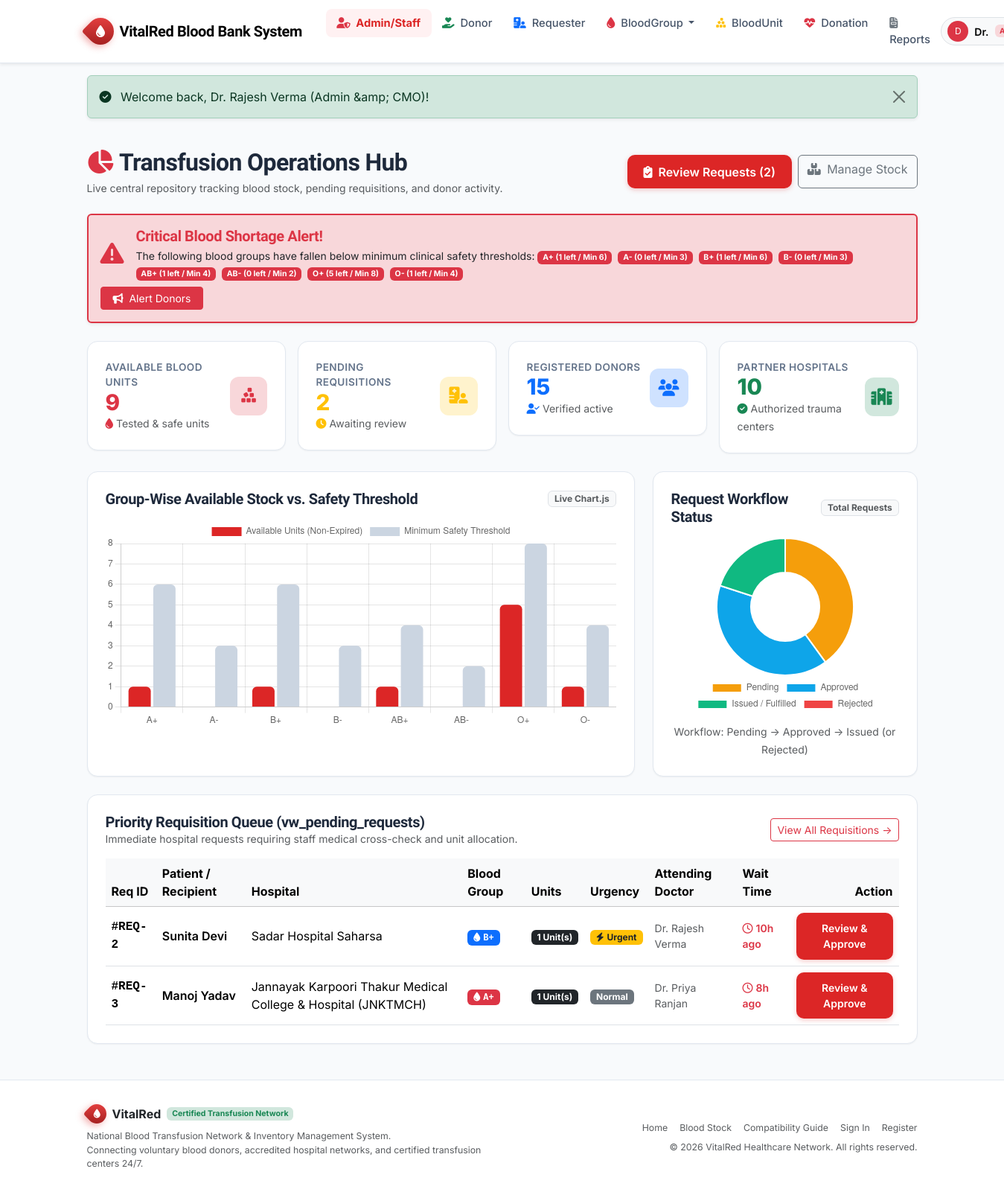
/admin/index.php (signed in), run on the app's committed database.
### tables this page shows
CREATE TABLE blood_groups (
    blood_group_id INT AUTO_INCREMENT PRIMARY KEY,
    group_name VARCHAR(5) NOT NULL UNIQUE,       
    rh_factor ENUM('Positive', 'Negative') NOT NULL,
    critical_threshold INT NOT NULL DEFAULT 5,   
    description VARCHAR(255) NULL
);

### admin/index.php (the view, shortened to what this page needs)
<?php
require_once __DIR__ . '/../includes/auth_helper.php';
$total_units = $pdo->query("SELECT COUNT(*) FROM blood_units WHERE status = 'available' AND expiry_date >= CURDATE()")->fetchColumn();
$pending_reqs = $pdo->query("SELECT COUNT(*) FROM blood_requests WHERE status = 'pending'")->fetchColumn();
$total_donors = $pdo->query("SELECT COUNT(*) FROM donors")->fetchColumn();
$total_hospitals = $pdo->query("SELECT COUNT(*) FROM hospitals WHERE is_active = 1")->fetchColumn();
$stock_data = $pdo->query("SELECT * FROM vw_group_wise_stock ORDER BY blood_group_id ASC")->fetchAll();
$critical_groups = array_filter($stock_data, fn($s) => $s['stock_status'] !== 'OPTIMAL');
$pending_list = $pdo->query("SELECT * FROM vw_pending_requests LIMIT 5")->fetchAll();
$req_stats = $pdo->query("SELECT status, COUNT(*) as count FROM blood_requests GROUP BY status")->fetchAll();
$req_distribution = ['pending' => 0, 'approved' => 0, 'issued' => 0, 'rejected' => 0];
foreach ($req_stats as $rs) {
    $req_distribution[$rs['status']] = intval($rs['count']);
}
require_once __DIR__ . '/../includes/header.php';
?>
<div class="container py-4">
    <div class="d-flex flex-wrap justify-content-between align-items-center mb-4 gap-3">
        <div>
            <h2 class="fw-bold mb-1"><i class="fa-solid fa-chart-pie text-danger me-2"></i>Transfusion Operations Hub</h2>
            <p class="text-muted small mb-0">Live central repository tracking blood stock, pending requisitions, and donor activity.</p>
        </div>
        <div class="d-flex gap-2">
            <a href="<?= BASE_URL ?>admin/requests.php" class="btn btn-vitalred">
                <i class="fa-solid fa-clipboard-check me-1"></i> Review Requests (<?= $pending_reqs ?>)
            </a>
            <a href="<?= BASE_URL ?>admin/stock.php" class="btn btn-outline-secondary">
                <i class="fa-solid fa-boxes-stacked me-1"></i> Manage Stock
            </a>
        </div>
    </div>
    <?php if (!empty($critical_groups)): ?>
        <div class="alert alert-danger shadow-sm border-2 border-danger mb-4 p-3">
            <div class="d-flex align-items-center justify-content-between flex-wrap gap-2">
                <div class="d-flex align-items-center gap-3">
                    <div class="fs-2 text-danger"><i class="fa-solid fa-triangle-exclamation"></i></div>
                    <div>
                        <h5 class="fw-bold text-danger mb-1">Critical Blood Shortage Alert!</h5>
                        <p class="mb-0 small text-dark">
                            The following blood groups have fallen below minimum clinical safety thresholds:
                            <?php foreach ($critical_groups as $cg): ?>
                                <span class="badge bg-danger text-white me-1"><?= e($cg['group_name']) ?> (<?= e($cg['available_units']) ?> left / Min <?= e($cg['critical_threshold']) ?>)</span>
                            <?php endforeach; ?>
                        </p>
                    </div>
                </div>
                <a href="<?= BASE_URL ?>admin/donors.php" class="btn btn-danger btn-sm px-3">
                    <i class="fa-solid fa-bullhorn me-1"></i> Alert Donors
                </a>
            </div>
        </div>
    <?php endif; ?>
    <div class="row g-3 mb-4">
        <div class="col-sm-6 col-xl-3">
            <div class="vr-card stat-widget">
                <div>
                    <div class="stat-label">Available Blood Units</div>
                    <div class="stat-number text-danger"><?= $total_units ?></div>
                    <small class="text-muted"><i class="fa-solid fa-droplet text-danger me-1"></i>Tested &amp; safe units</small>
                </div>
                <div class="stat-icon-wrapper bg-danger-subtle text-danger">
                    <i class="fa-solid fa-cubes-stacked"></i>
                </div>
            </div>
        </div>
        <div class="col-sm-6 col-xl-3">
            <div class="vr-card stat-widget">
                <div>
                    <div class="stat-label">Pending Requisitions</div>
                    <div class="stat-number text-warning"><?= $pending_reqs ?></div>
                    <small class="text-muted"><i class="fa-solid fa-clock text-warning me-1"></i>Awaiting review</small>
                </div>
                <div class="stat-icon-wrapper bg-warning-subtle text-warning">
                    <i class="fa-solid fa-hospital-user"></i>
                </div>
            </div>
        </div>
        <div class="col-sm-6 col-xl-3">
            <div class="vr-card stat-widget">
                <div>
                    <div class="stat-label">Registered Donors</div>
                    <div class="stat-number text-primary"><?= $total_donors ?></div>
                    <small class="text-muted"><i class="fa-solid fa-user-check text-primary me-1"></i>Verified active</small>
                </div>
                <div class="stat-icon-wrapper bg-primary-subtle text-primary">
                    <i class="fa-solid fa-users"></i>
                </div>
            </div>
        </div>
        <div class="col-sm-6 col-xl-3">
            <div class="vr-card stat-widget">
                <div>
                    <div class="stat-label">Partner Hospitals</div>
                    <div class="stat-number text-success"><?= $total_hospitals ?></div>
                    <small class="text-muted"><i class="fa-solid fa-circle-check text-success me-1"></i>Authorized trauma centers</small>
                </div>
                <div class="stat-icon-wrapper bg-success-subtle text-success">
                    <i class="fa-solid fa-hospital"></i>
                </div>
            </div>
        </div>
    </div>
    <div class="row g-4 mb-4">
        <div class="col-lg-8">
            <div class="vr-card p-4 h-100">
                <div class="d-flex justify-content-between align-items-center mb-3">
                    <h5 class="fw-bold mb-0">Group-Wise Available Stock vs. Safety Threshold</h5>
                    <span class="badge bg-light text-muted border">Live Chart.js</span>
                </div>
                <div style="height: 280px;">
                    <canvas id="stockBarChart"></canvas>
                </div>
            </div>
        </div>
        <div class="col-lg-4">
            <div class="vr-card p-4 h-100">
                <div class="d-flex justify-content-between align-items-center mb-3">
                    <h5 class="fw-bold mb-0">Request Workflow Status</h5>
                    <span class="badge bg-light text-muted border">Total Requests</span>
                </div>
                <div style="height: 240px;" class="d-flex align-items-center justify-content-center">
                    <canvas id="requestStatusChart"></canvas>
                </div>
                <div class="text-center mt-2">
                    <small class="text-muted">Workflow: Pending &rarr; Approved &rarr; Issued (or Rejected)</small>
                </div>
            </div>
        </div>
    </div>
    <div class="vr-card p-4 mb-4">
        <div class="d-flex justify-content-between align-items-center mb-3">
            <div>
                <h5 class="fw-bold mb-0">Priority Requisition Queue (vw_pending_requests)</h5>
                <p class="text-muted small mb-0">Immediate hospital requests requiring staff medical cross-check and unit allocation.</p>
            </div>
            <a href="<?= BASE_URL ?>admin/requests.php" class="btn btn-outline-danger btn-sm">
                View All Requisitions &rarr;
            </a>
        </div>
        <?php if (empty($pending_list)): ?>
            <div class="alert alert-success py-3 text-center mb-0">
                <i class="fa-solid fa-check-circle me-1"></i> Great! No pending blood requests waiting for approval.
            </div>
        <?php else: ?>
            <div class="table-responsive">
                <table class="table table-hover align-middle mb-0">
                    <thead class="table-light">
                        <tr>
                            <th>Req ID</th>
                            <th>Patient / Recipient</th>
                            <th>Hospital</th>
                            <th>Blood Group</th>
                            <th>Units</th>
                            <th>Urgency</th>
                            <th>Attending Doctor</th>
                            <th>Wait Time</th>
                            <th class="text-end">Action</th>
                        </tr>
                    </thead>
                    <tbody>
                        <?php foreach ($pending_list as $pr): ?>
                            <tr>
                                <td class="font-monospace fw-bold">#REQ-<?= $pr['request_id'] ?></td>
                                <td class="fw-semibold"><?= e($pr['patient_name']) ?></td>
                                <td><?= e($pr['hospital_name']) ?></td>
                                <td><?= get_blood_badge($pr['group_name']) ?></td>
                                <td><span class="badge bg-dark"><?= e($pr['units_needed']) ?> Unit(s)</span></td>
                                <td><?= get_urgency_badge($pr['urgency']) ?></td>
                                <td class="small text-muted"><?= e($pr['doctor_name']) ?></td>
                                <td class="small text-danger fw-semibold">
                                    <i class="fa-regular fa-clock me-1"></i><?= e($pr['hours_pending']) ?>h ago
                                </td>
                                <td class="text-end">
                                    <a href="<?= BASE_URL ?>admin/requests.php?focus=<?= $pr['request_id'] ?>" class="btn btn-vitalred btn-sm">
                                        Review &amp; Approve
                                    </a>
                                </td>
                            </tr>
                        <?php endforeach; ?>
                    </tbody>
                </table>
            </div>
        <?php endif; ?>
    </div>
</div>
<script>
document.addEventListener('DOMContentLoaded', function () {
    // Stock Chart Data
    const stockLabels = <?= json_encode(array_column($stock_data, 'group_name')) ?>;
    const availableData = <?= json_encode(array_map('intval', array_column($stock_data, 'available_units'))) ?>;
    const thresholdData = <?= json_encode(array_map('intval', array_column($stock_data, 'critical_threshold'))) ?>;
    const ctxStock = document.getElementById('stockBarChart').getContext('2d');
    new Chart(ctxStock, {
        type: 'bar',
        data: {
            labels: stockLabels,
            datasets: [
                {
                    label: 'Available Units (Non-Expired)',
                    data: availableData,
                    backgroundColor: '#dc2626',
                    borderRadius: 6,
                },
                {
                    label: 'Minimum Safety Threshold',
                    data: thresholdData,
                    backgroundColor: '#cbd5e1',
                    borderRadius: 6,
                }
            ]
        },
        options: {
            responsive: true,
            maintainAspectRatio: false,
            plugins: {
                legend: { position: 'top' }
            },
            scales: {
                y: { beginAtZero: true, ticks: { precision: 0 } }
            }
        }
    });
    // Request Donut Chart
    const ctxReq = document.getElementById('requestStatusChart').getContext('2d');
    new Chart(ctxReq, {
        type: 'doughnut',
        data: {
            labels: ['Pending', 'Approved', 'Issued / Fulfilled', 'Rejected'],
            datasets: [{
                data: [
                    <?= $req_distribution['pending'] ?>,
                    <?= $req_distribution['approved'] ?>,
                    <?= $req_distribution['issued'] ?>,
                    <?= $req_distribution['rejected'] ?>
                ],
                backgroundColor: ['#f59e0b', '#0ea5e9', '#10b981', '#ef4444']
            }]
        },
        options: {
            responsive: true,
            maintainAspectRatio: false,
            plugins: {
                legend: { position: 'bottom' }
            }
        }
    });
});
</script>
<?php require_once __DIR__ . '/../includes/footer.php'; ?>

### assets/css/style.css (style rules this page uses)
:root { --primary-red: #dc2626; --primary-red-hover: #b91c1c; --primary-red-dark: #991b1b; --primary-red-light: #fee2e2; --primary-red-ultra-light: #fff1f2; --accent-emerald: #059669; --accent-blue: #2563eb; --accent-purple: #7c3aed; --dark-slate: #0f172a; --card-slate: #1e293b; --border-color: #e2e8f0; --body-bg: #f8fafc; --text-main: #1e293b; --text-muted: #64748b; --font-heading: 'Plus Jakarta Sans', system-ui, -apple-system, sans-serif; --font-body: 'Inter', system-ui, -apple-system, sans-serif; --shadow-sm: 0 1px 2px 0 rgb(0 0 0 / 0.05); --shadow-md: 0 4px 6px -1px rgb(0 0 0 / 0.08), 0 2px 4px -2px rgb(0 0 0 / 0.05); --shadow-lg: 0 10px 15px -3px rgb(0 0 0 / 0.08), 0 4px 6px -4px rgb(0 0 0 / 0.04); --shadow-xl: 0 20px 25px -5px rgb(0 0 0 / 0.1), 0 8px 10px -6px rgb(0 0 0 / 0.05); }
body { font-family: var(--font-body); background-color: var(--body-bg); color: var(--text-main); min-height: 100vh; display: flex; flex-direction: column; }
h1, h2, h3, h4, h5, h6, .navbar-brand { font-family: var(--font-heading); font-weight: 700; letter-spacing: -0.02em; }
.vr-card { background: #ffffff; border: 1px solid var(--border-color); border-radius: 14px; box-shadow: var(--shadow-sm); transition: transform 0.2s ease, box-shadow 0.2s ease; overflow: hidden; }
.stat-widget { padding: 1.5rem; display: flex; align-items: center; justify-content: space-between; }
.stat-icon-wrapper { width: 52px; height: 52px; border-radius: 12px; display: flex; align-items: center; justify-content: center; font-size: 1.4rem; }
.stat-number { font-size: 1.85rem; font-weight: 800; line-height: 1.1; color: var(--dark-slate); }
.stat-label { font-size: 0.85rem; color: var(--text-muted); font-weight: 600; text-transform: uppercase; letter-spacing: 0.03em; }
.btn-vitalred { background-color: var(--primary-red); color: #ffffff; font-weight: 600; border: none; border-radius: 10px; padding: 0.65rem 1.35rem; box-shadow: 0 2px 6px rgba(220, 38, 38, 0.25); transition: all 0.2s ease; }

### data on the page
blood_groups: group_name "A+", available_units "1", critical_threshold "6"
blood_groups: group_name "A-", available_units "0", critical_threshold "3"
blood_groups: group_name "B+", available_units "1", critical_threshold "6"
blood_groups: group_name "B-", available_units "0", critical_threshold "3"
blood_groups: group_name "AB+", available_units "1", critical_threshold "4"
blood_groups: group_name "AB-", available_units "0", critical_threshold "2"
blood_groups: group_name "O+", available_units "5", critical_threshold "8"
blood_groups: group_name "O-", available_units "1", critical_threshold "4"

### other printed values
substr($current_user['full_name'], 0, 1) "D"
explode(' ', $current_user['full_name'])[0] "Dr."
$flash['message'] "Welcome back, Dr. Rajesh Verma (Admin &amp; CMO)!"
$pending_reqs "2"
$total_units "9"
$total_donors "15"
$total_hospitals "10"
$pr['request_id'] "2"
$pr['patient_name'] "Sunita Devi"
$pr['hospital_name'] "Sadar Hospital Saharsa"
$group "B+"
$pr['units_needed'] "1"
$pr['doctor_name'] "Dr. Rajesh Verma"
$pr['hours_pending'] "10"
$pr['request_id'] "3"
